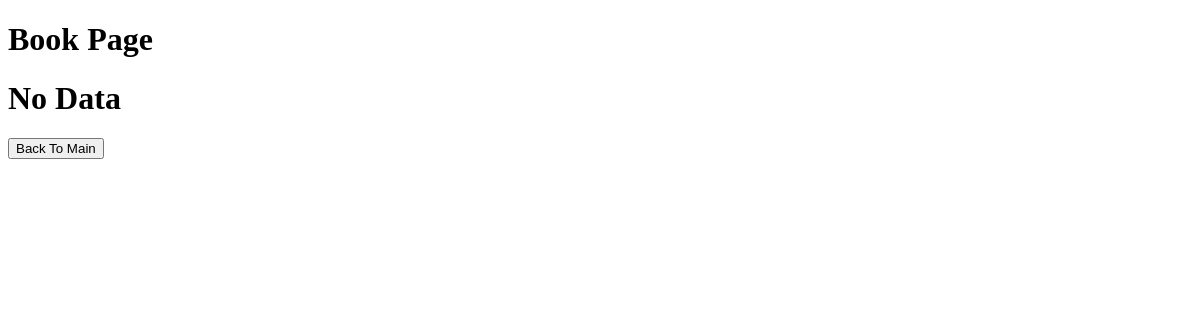
The page /homepage/Book_List/ on the database as committed earlier.
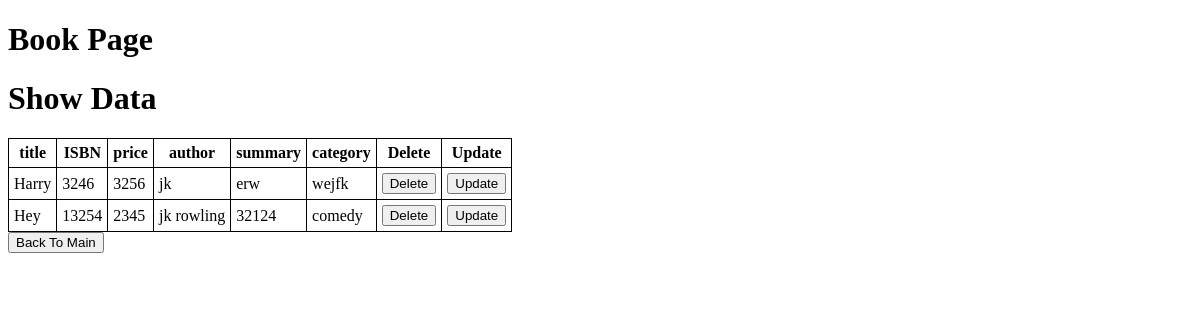
The same page on the database as committed later.
### nBookapp/models.py (models this page shows)
class Book(models.Model):
    objects = None
    title = models.CharField(max_length=100)
    ISBN = models.IntegerField(max_length=20)
    price = models.IntegerField(default=0)
    author = models.CharField(max_length=50)
    summary = models.TextField(max_length=300)
    category = models.CharField(max_length=15)
    def __str__(self):
        return self.title

### nBookapp/views.py (the view)
# urls.py: path('Book_List/',bookList,name ="Book_List"),
def bookList(request):
    item = Book.objects.all()
    return render(request, 'nBookapp/Book_Details.html', {'item':item})

### templates/nBookapp/Book_Details.html (shortened to what this page needs)
<!DOCTYPE html>
<html lang="en">
<head>
</head>
<body>
 <h1>Book Page</h1>
{% if item %}
 <h1>Show Data</h1>
 <table>
     <tr>
         <th>title</th>
         <th>ISBN</th>
         <th>price</th>
         <th>author</th>
         <th>summary</th>
         <th>category</th>
         <th> Delete</th>
	     <th> Update</th>
     </tr>
 <tr>
     {% for st in item %}
     <td>{{st.title}}</td>
     <td>{{st.ISBN}}</td>
     <td>{{st.price}}</td>
     <td>{{st.author}}</td>
     <td>{{st.summary}}</td>
     <td>{{st.category}}</td>
     <td>
        <form method="get" action="{%url 'Book_Delete' st.id%}">
        <button type="submit">Delete</button>
        </form>
    </td>
    <td>
        <form method="get" action="{%url 'update_Book' st.id%}">
        <button type="submit">Update</button>
        </form>
    </td>
 </tr>
     {% endfor %}
</table>
{% else %}
 <h1>No Data</h1>
{% endif %}
<form method="get" action="{%url 'index'%}">
    <button type="submit">Back To Main</button>
</form>
</body>
</html>

Rows that differ between the two databases and show on the page:
added Book: title "Harry", ISBN "3246", price "3256", author "jk", summary "erw", category "wejfk"
added Book: title "Hey", ISBN "13254", price "2345", author "jk rowling", summary "32124", category "comedy"
Other text that changed with them:
text no longer shown: "No Data"
text now shown: "Show Data title ISBN price author summary category Delete Update"
